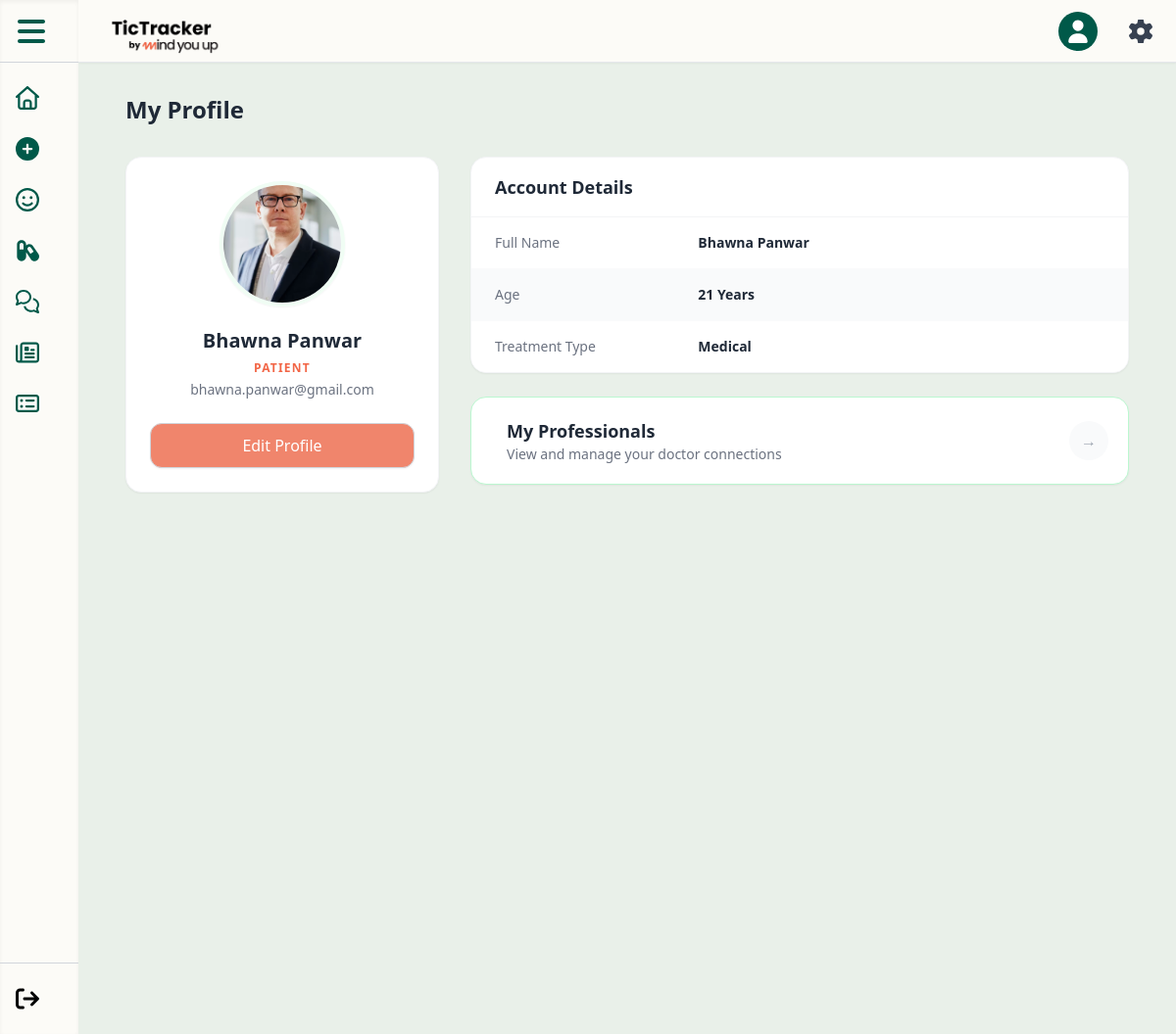
The page /pages/patient/patient_profile.php (signed in) on the database its author committed.
### tables this page shows
CREATE TABLE IF NOT EXISTS `patient_profile` (
  `User_ID` int(11) NOT NULL,
  `Patient_Status` enum('Drop_Out','Followed','Discharged') NOT NULL,
  `Treatment_Type` enum('Psychological','Medical','Both') NOT NULL,
  `Start_Date` date NOT NULL,
  PRIMARY KEY (`User_ID`),
  FOREIGN KEY (`User_ID`) REFERENCES `user_profile`(`User_ID`) ON DELETE CASCADE ON UPDATE CASCADE
);

CREATE TABLE IF NOT EXISTS `user_profile` (
  `User_ID` int(11) NOT NULL AUTO_INCREMENT,
  `User_Image` varchar(250) NOT NULL COMMENT 'meter link na imagem',
  `First_Name` varchar(50) NOT NULL,
  `Last_Name` varchar(50) NOT NULL,
  `Email` varchar(50) NOT NULL,
  `Password` varchar(250) NOT NULL,
  `Birthday` DATE NOT NULL,
  `Role` enum('Professional','Patient') NOT NULL,
  PRIMARY KEY (`User_ID`),
  UNIQUE KEY `Email` (`Email`)
);

### pages/patient/patient_profile.php (the view, shortened to what this page needs)
<?php
include('../../config.php');
$user_id = $_SESSION['user_id'];
$sql = "SELECT u.First_Name, u.Last_Name, u.Email, u.User_Image, u.Birthday,
               p.Treatment_Type,
               (SELECT Status FROM patient_professional_link
                WHERE Patient_ID = u.User_ID
                ORDER BY Link_ID DESC LIMIT 1) AS Latest_Status
        FROM user_profile u
        LEFT JOIN patient_profile p ON u.User_ID = p.User_ID
        WHERE u.User_ID = ?";
$stmt = $conn->prepare($sql);
$stmt->bind_param("i", $user_id);
$stmt->execute();
$profile = $stmt->get_result()->fetch_assoc();
function calculateAge($dob)
{
    try {
        $birthDate = new DateTime($dob);
        $now = new DateTime();
        $interval = $now->diff($birthDate);
        return $interval->y;
    } catch (Exception $e) {
        return 'N/A';
    }
}
function displayVal($val)
{
    return !empty($val) ? htmlspecialchars($val) : '<span class="text-gray-400 italic">Not Set</span>';
}
include('../../components/header_component.php');
?>
<div class="flex h-screen bg-[#E9F0E9] font-sans">
    <?php include('../../includes/navbar.php'); ?>
    <main class="flex-1 overflow-y-auto p-8">
        <div class="max-w-5xl mx-auto">
            <h1 class="text-2xl font-bold text-gray-800 mb-8">My Profile</h1>
            <div class="grid grid-cols-1 lg:grid-cols-3 gap-8">
                <div class="lg:col-span-1">
                    <div class="bg-white rounded-2xl shadow-sm border border-gray-100 p-6 text-center">
                        <div class="relative inline-block mb-4">
                            <?php $img = !empty($profile['User_Image']) ? $profile['User_Image'] : '../../assets/default_user.png'; ?>
                            <img src="<?= htmlspecialchars($img) ?>"
                                class="w-32 h-32 rounded-full object-cover border-4 border-green-50 shadow-sm">
                        </div>
                        <h2 class="text-xl font-bold text-gray-800 leading-tight">
                            <?= htmlspecialchars($profile['First_Name'] . ' ' . $profile['Last_Name']) ?>
                        </h2>
                        <p class="text-[#F26647] font-bold text-xs uppercase tracking-widest mt-2 mb-1">
                            Patient
                        </p>
                        <p class="text-gray-500 text-sm mb-6"><?= htmlspecialchars($profile['Email']) ?></p>
                        <a href="edit_profile.php" class="block w-full py-2.5 px-4 bg-[#F0856C] border border-gray-300 text-white font-medium rounded-xl hover:bg-[#F26647] transition shadow-sm">
                            Edit Profile
                        </a>
                    </div>
                </div>
                <div class="lg:col-span-2 space-y-6">
                    <div class="bg-white rounded-2xl shadow-sm border border-gray-100 overflow-hidden">
                        <div class="px-6 py-4 border-b border-gray-100">
                            <h3 class="font-bold text-gray-800 text-lg">Account Details</h3>
                        </div>
                        <div class="text-sm">
                            <div class="grid grid-cols-3 px-6 py-4 bg-white border-b border-gray-50">
                                <div class="font-medium text-gray-500 col-span-1">Full Name</div>
                                <div class="font-semibold text-gray-800 col-span-2">
                                    <?= displayVal($profile['First_Name'] . ' ' . $profile['Last_Name']) ?>
                                </div>
                            </div>
                            <div class="grid grid-cols-3 px-6 py-4 bg-gray-50 border-b border-gray-50">
                                <div class="font-medium text-gray-500 col-span-1">Age</div>
                                <div class="font-semibold text-gray-800 col-span-2">
                                    <?= calculateAge($profile['Birthday']) ?> Years
                                </div>
                            </div>
                            <div class="grid grid-cols-3 px-6 py-4 bg-white">
                                <div class="font-medium text-gray-500 col-span-1">Treatment Type</div>
                                <div class="font-semibold text-gray-800 col-span-2">
                                    <?= displayVal($profile['Treatment_Type']) ?>
                                </div>
                            </div>
                        </div>
                    </div>
                    <a href="my_professionals.php" class="flex items-center justify-between p-5 rounded-2xl bg-white border border-green-200 shadow-sm hover:shadow-md hover:border-green-300 transition group cursor-pointer">
                        <div class="flex items-center gap-4">
                            <div>
                                <h4 class="font-bold text-gray-800 text-lg">My Professionals</h4>
                                <p class="text-sm text-gray-500">View and manage your doctor connections</p>
                            </div>
                        </div>
                        <span class="w-10 h-10 flex items-center justify-center rounded-full bg-gray-50 text-gray-400 group-hover:bg-[#F0856C] group-hover:text-white transition">
                            &rarr;
                        </span>
                    </a>
                </div>
            </div>
        </div>
    </main>
</div>
</body>
</html>

### css/stylemain.css (style rules this page uses)
body { font-family: 'Inter', sans-serif; }

### includes/navbar.php (style rules this page uses)
body { top: 0 !important; }

### rows shown on the page
patient_profile: User_ID.User_Image (picture), User_ID.Last_Name "Bhawna Panwar", User_ID.Email "bhawna.panwar@gmail.com", User_ID.Birthday "21", Treatment_Type "Medical"

### other values the page prints
$val "Bhawna Panwar"
